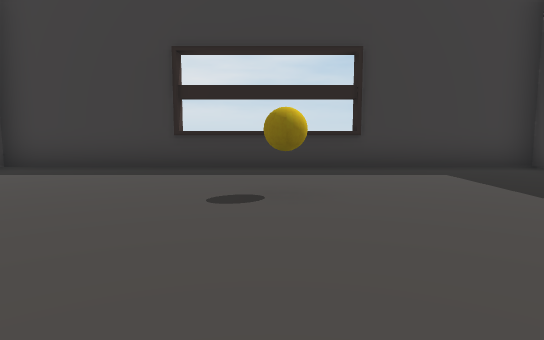
view 1 (above)

13 first-person views from a walk through a Unity game level. The camera is 1.4 m above the floor, tilts 6° down and sees 75° across. The floor is counted in squares, 2 m on a side. Each view is taken from the middle of a square. On the plan, view 1 faces up. The plan holds only what a view shows up to about 11 squares ahead; the rest is blank. The place goes on beyond the plan. Some trees and plants on the terrain are drawn as simple stand-ins. The player is left out. Some surface patterns are stand-ins.

view 2
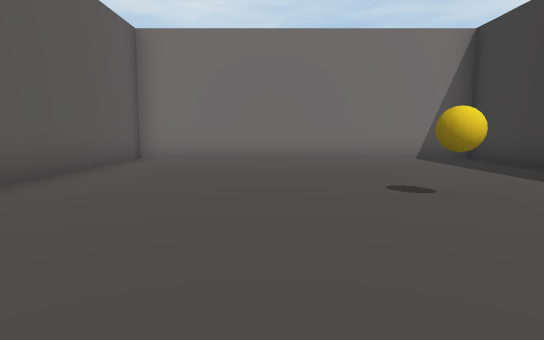

view 3
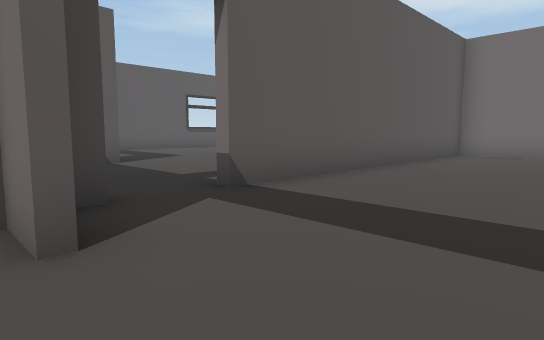

view 4
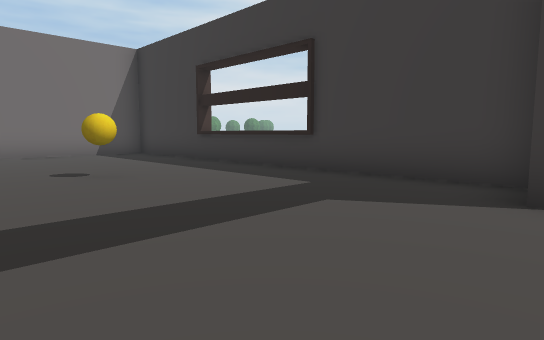

view 5
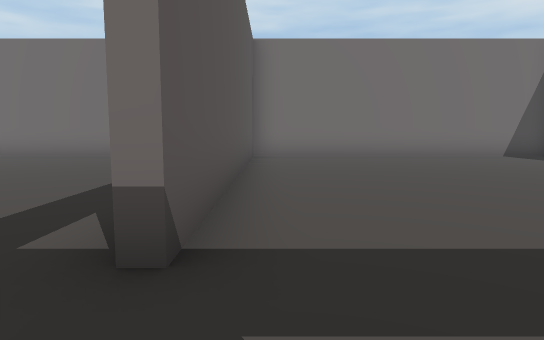

view 6
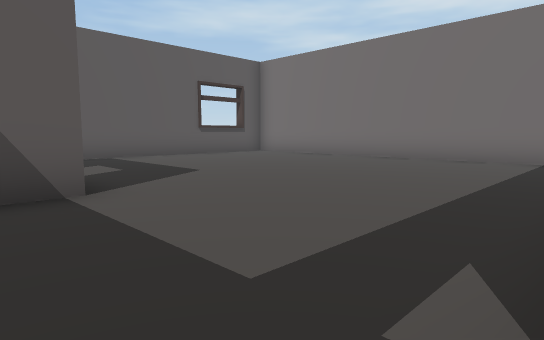

view 7
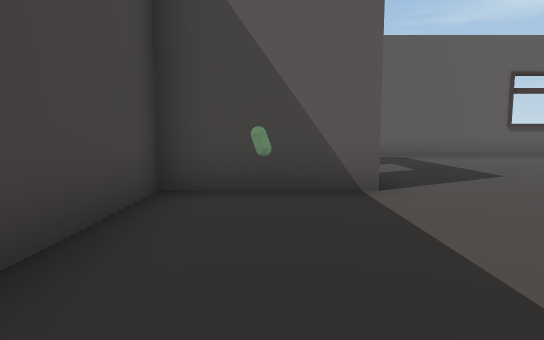

view 8
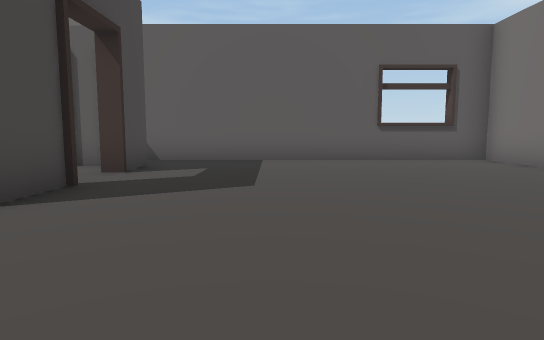

view 9
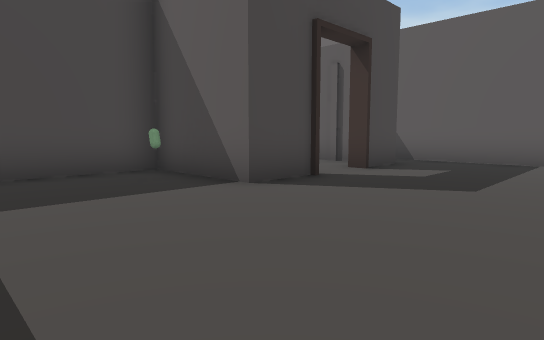

view 10
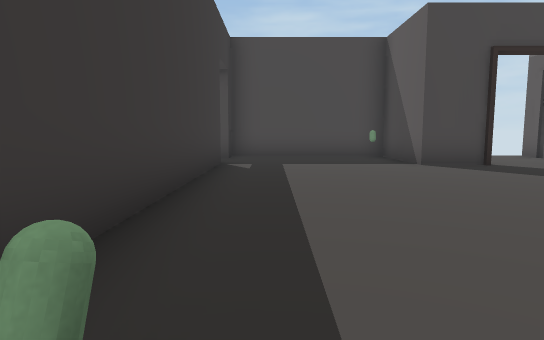

view 11
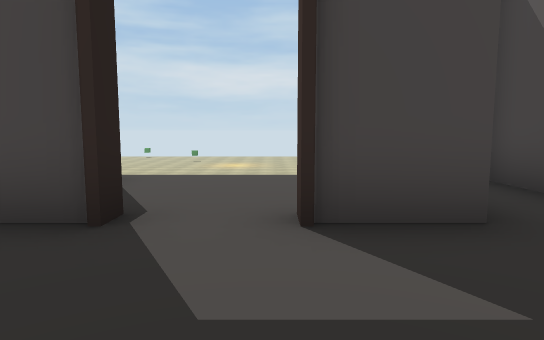

view 12
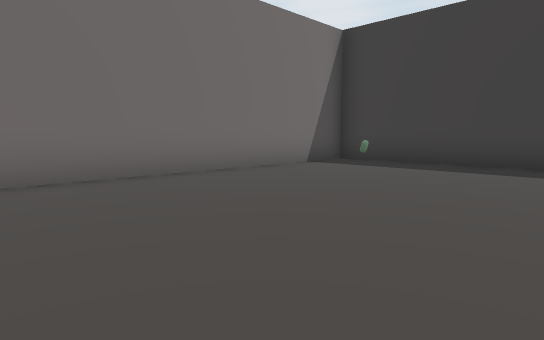

view 13
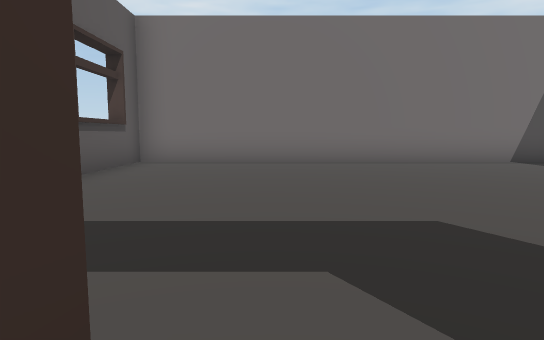

### Floor plan
Key: @ floor where view 1 was taken; # wall or solid block; . floor; / step, stairs or slope; B ball; C capsule.
Columns run from 6 left of view 1 to 6 right of it. Each row starts with its distance up from view 1.
  8 #############
  7 #...........#
  6 #...........#
  5 #............
  4 #.....B......
  3 #............
  2 #............
  1 #............
  0 #.....@.....#
 -1 #...........#
 -2 ##########.##
 -3 #.C.........#
 -4 #...........#
 -5 #...........#
 -6 #........####
 -7 #........#../
 -8 #.........../
 -9 #.........../
-10 #........#..
-11 #........####
-12 ###########

Positions as (right, up) in squares from view 1, and headings:
1: (0, 0), facing up
2: (4, 2), facing left
3: (6, 2), facing down-left
4: (6, 2), facing up-left
5: (5, -1), facing left
6: (4, -2), facing down-left
7: (4, -2), facing down
8: (0, -3), facing down
9: (-1, -3), facing down-right
10: (-5, -3), facing right
11: (0, -9), facing right
12: (0, -10), facing up-left
13: (3, -9), facing left
